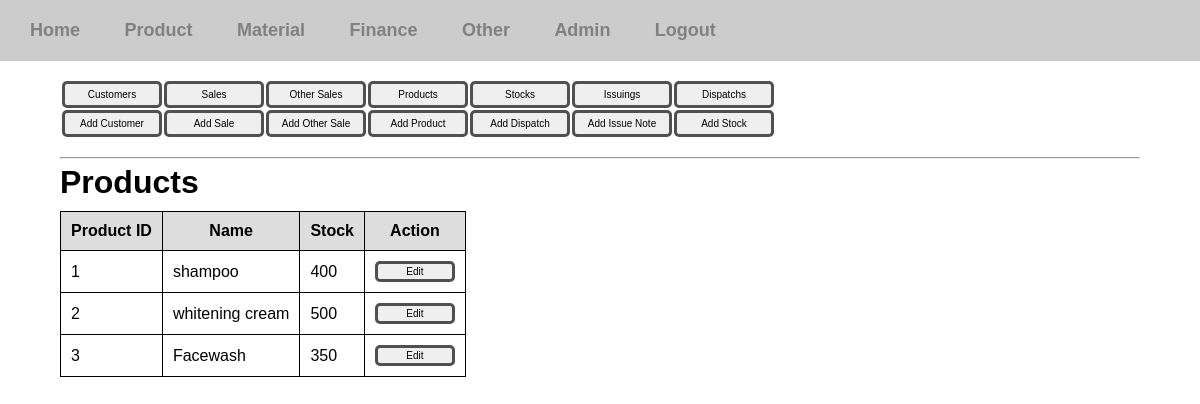
The page /inventory-manager/products/ (signed in) on the database its author committed.
### inventory_manager/models.py (models this page shows, shortened)
class Product(models.Model):
	name = models.CharField(max_length=50)

### inventory_manager/views/product.py (the view)
# urls.py: path('products/',product.products_view, name='products-view'),
@login_required(login_url='/login')
def products_view(request):
	products = Product.objects.all()
	product_list = []
	for product in products:
		stock = ProductStock.objects.filter(product=product)
		qty = 0
		for item in stock:
			qty += item.qty
		product_list.append(ProductQty(product,qty))
	context = {'products':product_list}
	return render(request, 'inventory_manager/product/product.html', context)

### templates/inventory_manager/product/product.html
{% extends 'inventory_manager/product.html' %}
{% block contentblock %}
	<h1>Products</h1>
	{% if products %}
		<div class="table-div">
			<table class="view-table">
			<tr>
				<th>Product ID</th>
				<th>Name</th>
				<th>Stock</th>
				<th>Action</th>
			</tr>
			{% for element in products %}
			<tr>
				<td>{{ element.product.id }}</td>
				<td>{{ element.product.name }}</td>
				<td>{{ element.qty }}</td>
				<td><a href="{% url 'update-product' element.product.id %}"><button class="btn btn-sm">Edit</button></a></td>
			</tr>
			{% endfor %}
		</table>
		</div>
	{% else %}
		<p>There are no products. </p>
	{% endif %}
{% endblock %}

### static/css/styles.css (style rules this page uses)
* { margin: 0; padding: 0; box-sizing: border-box; }
body { font-family: sans-serif; }
a { text-decoration: none; color: gray; }
.body-content h1 { margin-top: 5px; }
.btn { padding: 5px 15px; border: 3px solid #505050; border-radius: 5px; width: 100px; font-size: 10px; }
.btn-sm { padding: 2px; width: 80px; }

### static/css/tables.css (style rules this page uses)
.view-table { margin: 10px 0px; border-collapse: collapse; }
.view-table th { background: #ddd; }
.view-table td,th { padding: 10px; border:1px solid black; }

### rows shown on the page
Product: product.id "1", product.name "shampoo"
Product: product.id "2", product.name "whitening cream"
Product: product.id "3", product.name "Facewash"

### other values the page prints
{{ element.qty }} "400" "500" "350"
